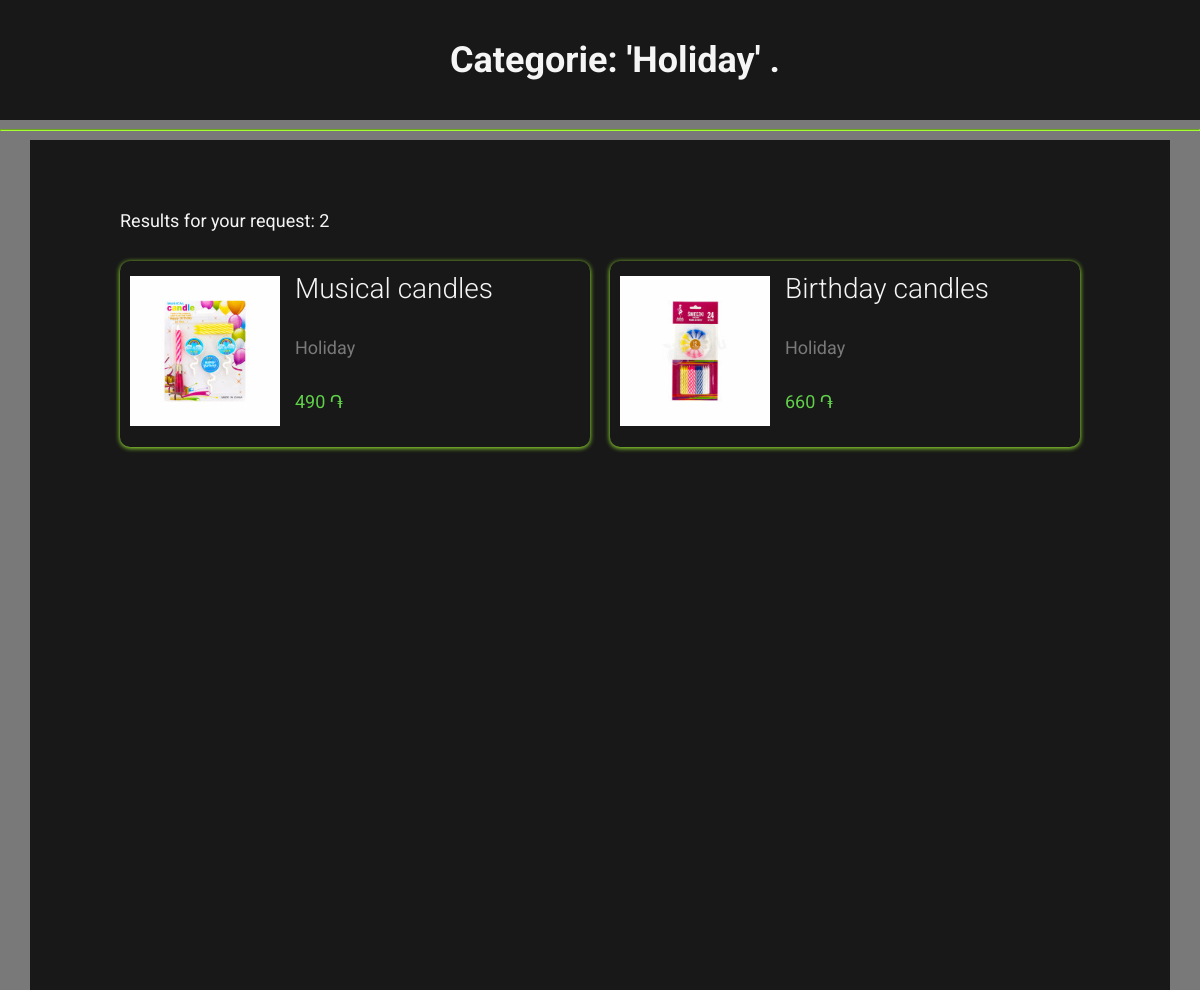
Screenshot of /category.php?id=3 with the database file from the repository.
### tables this page shows
CREATE TABLE `product_categories` (
  `id` int(11) NOT NULL,
  `title` varchar(100) NOT NULL,
  `image` varchar(100) NOT NULL
);

CREATE TABLE `product` (
  `id` int(11) UNSIGNED NOT NULL,
  `title` varchar(255) NOT NULL,
  `price` int(11) NOT NULL,
  `weight` float NOT NULL,
  `image` varchar(100) NOT NULL,
  `categorie_id` int(11) DEFAULT NULL,
  `pubdate` datetime NOT NULL DEFAULT current_timestamp(),
  `sales` int(11) NOT NULL DEFAULT 0
);

### includes/db.php (called while the page is built, shortened)
<?php
require 'config.php';
?>
<?php
 $connection = mysqli_connect(
     $config['db']['server'],
     $config['db']['username'],
     $config['db']['password'],
     $config['db']['name']
 );
 $categories = mysqli_query($connection,"SELECT * FROM `product_categories`")
?>

### category.php (the view, shortened to what this page needs)
<?php
include 'includes/db.php';
$cat_id = $_GET['id'];
$res = mysqli_query($connection,"SELECT * FROM `product` WHERE `categorie_id`='$cat_id'");
foreach($categories as $current_cat){
    if($current_cat['id'] == $cat_id){
        $this_cat = $current_cat;
        break;
    }
}
?>
<!DOCTYPE html>
<html lang="en">
<head>
    <link rel="stylesheet" href="style/search_res.css">
</head>
<body>
    <div class="h1">
        <h1>Categorie: '<?php echo $this_cat['title']; ?>' .</h1>
    </div>
    <hr>
    <div class="result">
    <div class="container">
        <div class="result__inner">
            <div class="prod__items">
            <?php
                if(mysqli_num_rows($res)==0){
                    echo '<p>Results for your request: 0</p>';
                }else{
                    echo '<p>Results for your request: ' . mysqli_num_rows($res) . '</p><br>';
                    while($search_res = mysqli_fetch_assoc($res)){
                        ?>
                        <div class="prod">
                            <a href="product.php?id=<?php echo $search_res['id']; ?>" >
                                <div class="prod__img-box">
                                    <img class="prod__img" src="images/products/<?php echo $search_res['image']; ?>_200x200.jpg" alt="">
                                </div>
                                <div class="prod__info">
                                    <h2 class="prod__title"><?php echo $search_res['title']; ?></h2>
                                    <?php
                                    $prod_cat = false;
                                    foreach($categories as $cat){
                                        if( $cat['id']== $search_res['categorie_id']){
                                            $prod_cat = $cat;
                                            break;
                                        }
                                    }
                                    ?>
                                    <a href="category.php?id=<?php echo $prod_cat['id']; ?>" class="prod__category"><?php echo $prod_cat['title'];?></a>
                                    <p class="prod__price"><?php echo $search_res['price'];?> &#x58f</p>
                                </div>
                            </a>
                        </div>
                    <?php
                    };
                }
            ?>
            </div>
        </div>
    </div>
    </div>
</body>
</html>

### style/search_res.css (style rules this page uses)
body { font-family: 'Roboto', sans-serif; font-weight: 400; font-size: 18px; line-height: 140%; color: #f5f5f5; margin: 0; padding: 0; background-color: #797979; }
.container { max-width: 1140px; margin: 0 auto; padding: 0 10px; }
hr { border-color: #a5fc34; }
.h1 { display: flex; align-items: center; justify-content: center; height: 100px; width: 100%; padding: 10px 15px; background-color: rgba(0, 0, 0, 0.8); }
h1 { font-size: 36px; font-weight: 700; line-height: 130%; color: #f5f5f5; text-align: center; vertical-align: middle; }
.result__inner { display: inline-flex; flex-direction: column; justify-content: space-between; align-items: center; min-height: 100vh; margin: auto; min-width: 100%; padding-top: 50px; background-color: rgba(0, 0, 0, 0.8); }
.prod__items { display: grid; grid-template-columns: repeat(2, 1fr); grid-gap: 10px 20px; align-self: center; flex-direction: column; }
.prod { display: flex; flex-direction: row; align-items: center; justify-content: space-between; padding: 15px 10px; border-radius: 10px; width: 450px; box-shadow: #a5fc34 0 1px 5px; }
.prod__img-box { display: inline-block; overflow: hidden; width: 150px; height: 150px; background-color: #fff; margin-right: 15px; }
.prod__img { width: 100%; height: 100%; transition: 0.5s; }
.prod__info { height: 100%; display: flex; flex-direction: column; justify-content: space-between; color: #f5f5f5; margin-right: auto; }
.prod__info a { text-decoration: none; }
.prod__title { margin-top:0; font-weight: 300; font-size: 28px; text-align: center; color: #f5f5f5; }
.prod__category { text-decoration: none; color: #797979; }
.prod__price { color: #60cf4a; }

### rows the page displays
product_categories: title "Holiday"
product: image (picture), title "Musical candles", price "490"
product: image (picture), title "Birthday candles", price "660"

### other values shown
mysqli_num_rows($res) "2"
